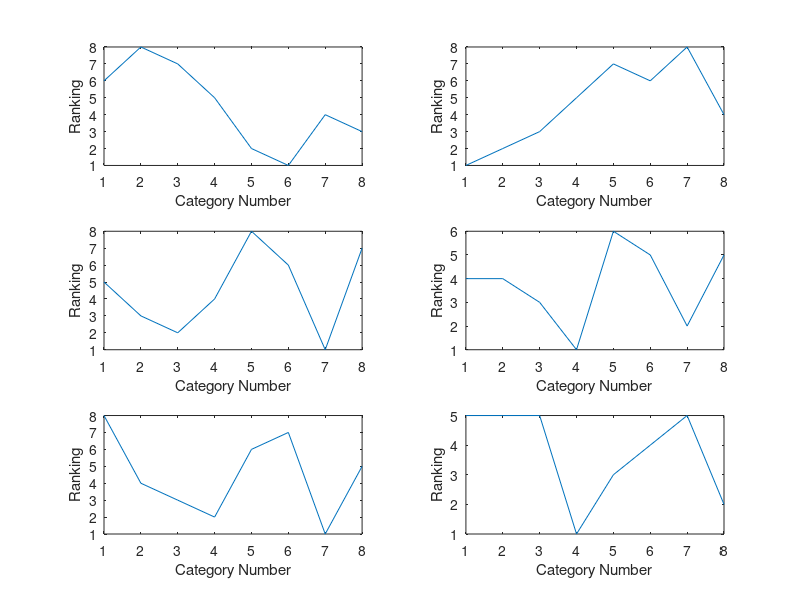

Reproduce this figure in MATLAB. (Note: this script raises an error after producing the figure.)
load('data.mat')

x = 1:1:8;
hold on;
for j = 1:6
    subplot(3,2,j);
    r = relative_ordering(j,:);
    plot(x,r);
    xlabel('Category Number');
    ylabel('Ranking');
    axis tight
end

suptitle('Ground Truth Relative Ranking');